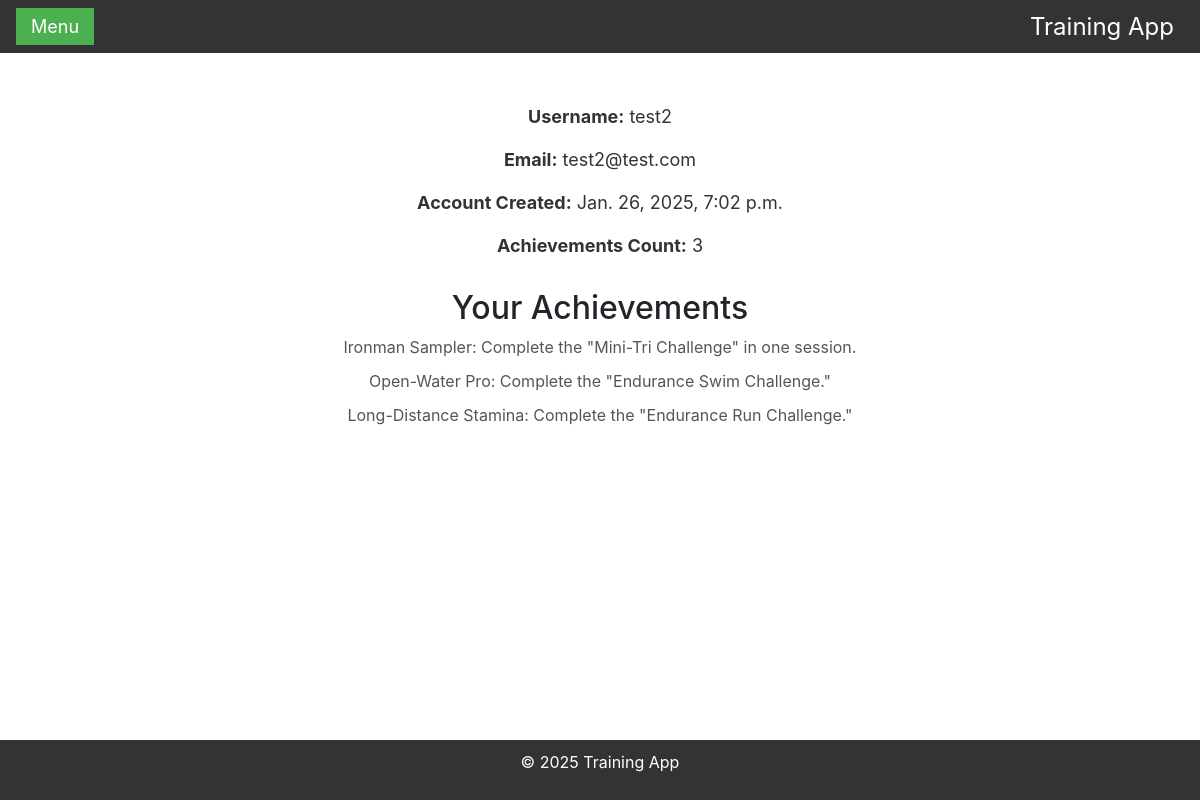
Screenshot of /profile/ (signed in) with the database file from the repository.
### training/models.py (models this page shows, shortened)
class UserProfile(models.Model):
    user = models.OneToOneField(User, on_delete=models.CASCADE, related_name='profile')
    achievements = models.ManyToManyField(Achievement, blank=True)

class Achievement(models.Model):
    title = models.CharField(max_length=255)  # Pole tekstowe na tytuł osiągnięcia (maks. 255 znaków)
    description = models.TextField()  # Pole tekstowe na opis osiągnięcia
    created_at = models.DateTimeField(auto_now_add=True)  # Automatyczne ustawienie daty i czasu utworzenia

### training/views.py (the view)
# urls.py: path('profile/', views.profile, name='profile'),  # Strona profilu użytkownika
@login_required
def profile(request):
    return render(request, 'training/profile.html', {})  # Renderuje stronę profilu użytkownika

### training/templates/training/profile.html (shortened to what this page needs)
{% extends "training/base.html" %}
{% block content %}
<!DOCTYPE html>
<html>
<head>
</head>
<body>
    <div class="profile-container">
        <div class="profile-info">
            <p><strong>Username:</strong> {{ user.username }}</p>
            <p><strong>Email:</strong> {{ user.email }}</p>
            <p><strong>Account Created:</strong> {{ user.date_joined }}</p>
            <p><strong>Achievements Count:</strong> {{ user.profile.achievements.count }}</p>
        </div>
        <div class="achievements">
            <h2>Your Achievements</h2>
            <ul>
                {% for achievement in user.profile.achievements.all %}
                    <li>{{ achievement.title }}: {{ achievement.description }}</li>
                {% endfor %}
            </ul>
        </div>
    </div>
</body>
</html>
{% endblock %}

### training/templates/training/base.html (shortened to what this page needs)
<!DOCTYPE html>
<html>
<head>
    <link rel="stylesheet" href="https://stackpath.bootstrapcdn.com/bootstrap/4.5.2/css/bootstrap.min.css">
</head>
<body>
    {% load static %}
    <div class="navbar">
        <button class="menu-btn" onclick="openSidebar()">Menu</button>
        <div class="title">Training App</div>
    </div>
    <main>
        {% block content %}{% endblock %}
    </main>
    <footer>
        <p>&copy; 2025 Training App</p>
    </footer>
</body>
</html>

### training/templates/training/base.html (style rules this page uses)
body { font-family: Arial, sans-serif; margin: 0; padding: 0; box-sizing: border-box; }
.navbar { display: flex; align-items: center; background-color: #333; padding: 10px; }
.navbar .title { color: white; font-size: 24px; text-decoration: none; margin: 0 10px; }
.navbar .menu-btn { background-color: #4CAF50; color: white; border: none; padding: 5px 15px; cursor: pointer; font-size: 18px; left: 10px; width: auto; }
button { width: 100%; padding: 10px; background-color: #007bff; color: #fff; border: none; border-radius: 4px; cursor: pointer; }
footer { text-align: center; padding: 10px; background-color: #333; color: white; position: fixed; width: 100%; bottom: 0; }

### training/templates/training/profile.html (style rules this page uses)
.profile-container { text-align: center; margin-top: 50px; }
.profile-info { margin-top: 20px; }
.profile-info p { font-size: 18px; color: #333; }
.achievements { margin-top: 30px; }
.achievements ul { list-style-type: none; padding: 0; }
.achievements li { font-size: 16px; color: #555; margin-bottom: 10px; }

### rows the page displays
Achievement: title "Ironman Sampler", description "Complete the \"Mini-Tri Challenge\" in one session."
Achievement: title "Open-Water Pro", description "Complete the \"Endurance Swim Challenge.\""
Achievement: title "Long-Distance Stamina", description "Complete the \"Endurance Run Challenge.\""

### other values shown
{{ user.username }} "test2"
{{ user.email }} "test2@test.com"
{{ user.date_joined }} "Jan. 26, 2025, 7:02 p.m."
{{ user.profile.achievements.count }} "3"
